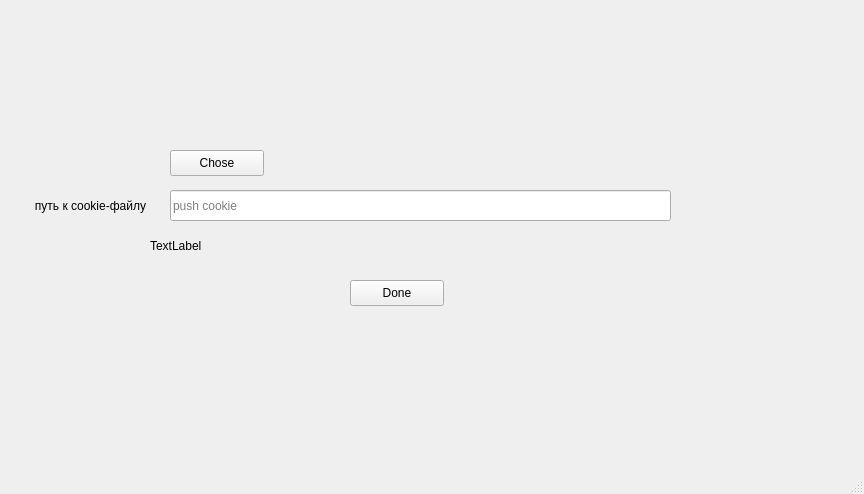
<?xml version="1.0" encoding="UTF-8"?>
<ui version="4.0">
 <class>MainWindow</class>
 <widget class="QMainWindow" name="MainWindow">
  <property name="geometry">
   <rect>
    <x>0</x>
    <y>0</y>
    <width>864</width>
    <height>494</height>
   </rect>
  </property>
  <property name="windowTitle">
   <string>MainWindow</string>
  </property>
  <widget class="QWidget" name="centralwidget">
   <widget class="QLabel" name="titleLabel">
    <property name="geometry">
     <rect>
      <x>15</x>
      <y>190</y>
      <width>151</width>
      <height>31</height>
     </rect>
    </property>
    <property name="layoutDirection">
     <enum>Qt::LayoutDirection::LeftToRight</enum>
    </property>
    <property name="text">
     <string>путь к cookie-файлу</string>
    </property>
    <property name="textFormat">
     <enum>Qt::TextFormat::AutoText</enum>
    </property>
    <property name="alignment">
     <set>Qt::AlignmentFlag::AlignCenter</set>
    </property>
   </widget>
   <widget class="QLineEdit" name="cookiePathEdit">
    <property name="geometry">
     <rect>
      <x>170</x>
      <y>190</y>
      <width>501</width>
      <height>31</height>
     </rect>
    </property>
    <property name="placeholderText">
     <string>push cookie</string>
    </property>
    <property name="clearButtonEnabled">
     <bool>true</bool>
    </property>
   </widget>
   <widget class="QPushButton" name="loginButton">
    <property name="geometry">
     <rect>
      <x>350</x>
      <y>280</y>
      <width>94</width>
      <height>26</height>
     </rect>
    </property>
    <property name="text">
     <string>Done</string>
    </property>
   </widget>
   <widget class="QLabel" name="statusLabel">
    <property name="geometry">
     <rect>
      <x>150</x>
      <y>230</y>
      <width>521</width>
      <height>31</height>
     </rect>
    </property>
    <property name="text">
     <string>TextLabel</string>
    </property>
   </widget>
   <widget class="QPushButton" name="browseCookieButton">
    <property name="geometry">
     <rect>
      <x>170</x>
      <y>150</y>
      <width>94</width>
      <height>26</height>
     </rect>
    </property>
    <property name="text">
     <string>Chose</string>
    </property>
   </widget>
  </widget>
  <widget class="QMenuBar" name="menubar">
   <property name="geometry">
    <rect>
     <x>0</x>
     <y>0</y>
     <width>864</width>
     <height>23</height>
    </rect>
   </property>
  </widget>
  <widget class="QStatusBar" name="statusbar"/>
 </widget>
 <resources/>
 <connections/>
</ui>
